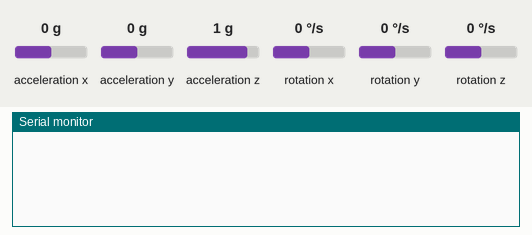
This sketch was run on a simulated Arduino Nano 33 IoT. Parts: the last lines printed to the serial monitor. The inputs (shaded band) are chosen by the test bench; at power-on: acceleration y 0 g, rotation x 0 °/s, acceleration x 0 g, acceleration z 1 g, rotation y 0 °/s, rotation z 0 °/s.

Above: at 1.2 s.
1.3 s: acceleration y set to -1.4 g
At 2.0 s:
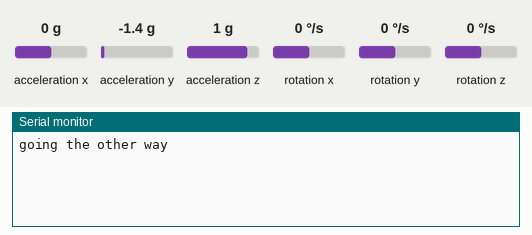
2.8 s: rotation x set to -192 °/s
At 3.16 s:
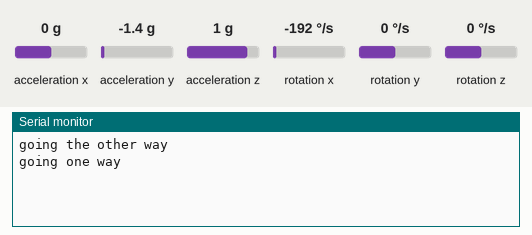

Measured:
- after the input at 1.3 s, the serial monitor: prints a new line at once (image 1)
- after the input at 2.8 s, the serial monitor: prints a new line after 0.18 s (image 2)

The sketch:

accelerometer-midi.ino
```cpp
// Using the Nano 33 IoT IMU Accelerometer to change MIDI Notes via USB
// Install any missing libraries - Tools > Manage Libraries...
// by Billy Bennett, NYU ITP Dec 2020

#include "MIDIUSB.h"
#include "Arduino_LSM6DS3.h"
#include "MadgwickAHRS.h"

// initialize a Madgwick filter:
Madgwick filter;
// sensor's sample rate is fixed at 104 Hz:
const float sensorRate = 104.00;

// values for orientation:
float roll = 0.0;
float pitch = 0.0;
float heading = 0.0;
float prevRoll = 0.0; // for tracking previous values

int note1 = 60; // middle C in MIDI
int note2 = 67; // a fifth up to a G in MIDI
// we use bytes cause that's what MIDI looks for

void setup() {

  Serial.begin(9600);

  accelSetup();

  //  Set MIDI baud rate:
  Serial1.begin(31250);
}

void loop() {
  accelLoop();
  checkPosition();
}

/////////////////////////////////////////
///////////// ACCELEROMETER STUFF //////
///////////////////////////////////////

void accelSetup() { // set it up
    // attempt to start the IMU:
  if (!IMU.begin()) {
  Serial.println("Failed to initialize IMU");
  // stop here if you can't access the IMU:
  while (true);
  }

  // start the filter to run at the sample rate:
  filter.begin(sensorRate);
}

void accelLoop() { // put in loop to get the values from the IMU

  float xAcc, yAcc, zAcc;
  float xGyro, yGyro, zGyro;

  // check if the IMU is ready to read:
  if (IMU.accelerationAvailable() && IMU.gyroscopeAvailable()) {
    // read accelerometer and gyrometer:
    IMU.readAcceleration(xAcc, yAcc, zAcc);
    IMU.readGyroscope(xGyro, yGyro, zGyro);

    // update the filter, which computes orientation:
    filter.updateIMU(xGyro, yGyro, zGyro, xAcc, yAcc, zAcc);

    roll = filter.getRoll();
    pitch = filter.getPitch();
    heading = filter.getYaw();
  }
}

void checkPosition() {  // watch to see if roll is moving one way or the other

  if(roll > 0 && prevRoll <= 0) {
    Serial.println("going one way");
    noteOn(note1);
    noteOff(note2);
  } else if (roll < 0 && prevRoll >= 0) {
    Serial.println("going the other way");
    noteOn(note2);
    noteOff(note1);
  }
  prevRoll = roll;
}

/////////////////////////////////////////
///////////// SEND MIDI NOTE ON ////////
///////////////////////////////////////

void noteOn(byte midiNote) {

  byte chan = 0x90; // channel 1 (0x90)
  byte note = midiNote; // the note 0-127
  byte vel = 0x45; // a middle value

 /* First parameter is the event type (top 4 bits of the command byte).
  Second parameter is command byte combined with the channel.
  Third parameter is the first data byte
  Fourth parameter second data byte, if there is one: */

  midiEventPacket_t midiMsg = {chan >> 4, chan, note, vel};
  MidiUSB.sendMIDI(midiMsg);
}

/////////////////////////////////////////
///////////// SEND MIDI NOTE OFF ///////
///////////////////////////////////////

void noteOff(byte midiNote) {

  byte chan = 0x90; // channel 1 (0x90)
  byte note = midiNote; // the note 0-127
  byte vel = 0x00; // zero value

 /* First parameter is the event type (top 4 bits of the command byte).
  Second parameter is command byte combined with the channel.
  Third parameter is the first data byte
  Fourth parameter second data byte, if there is one: */

  midiEventPacket_t midiMsg = {chan >> 4, chan, note, vel};
  MidiUSB.sendMIDI(midiMsg);
}
```
